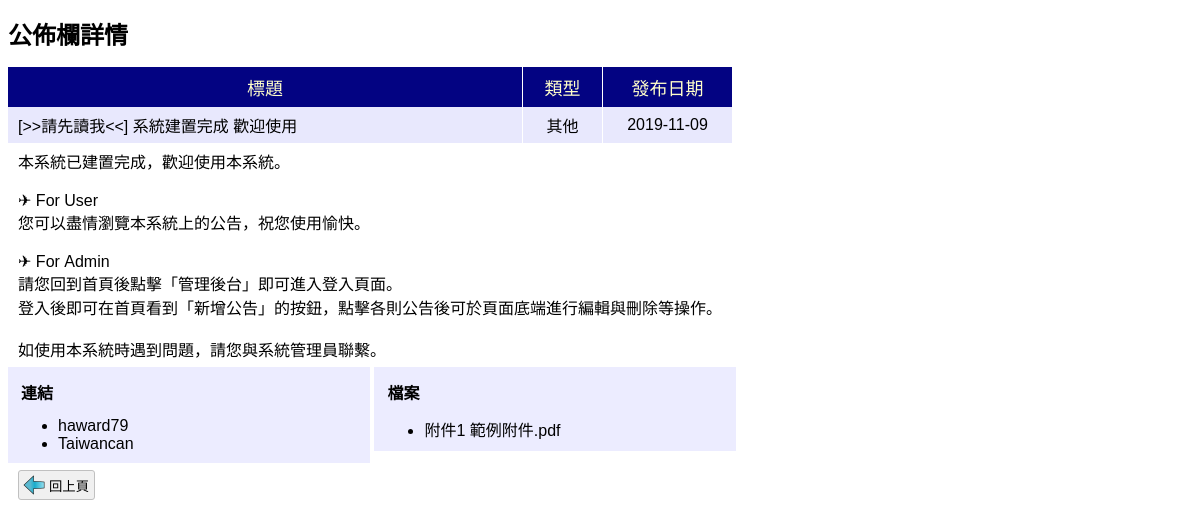
Screenshot of /bulletinBoard/detail.php?id=1 with the database file from the repository.
### tables this page shows
CREATE TABLE `bulletin` (
  `id` int(11) NOT NULL,
  `title` text NOT NULL,
  `content` text NOT NULL,
  `type` int(11) NOT NULL,
  `datetime` datetime NOT NULL,
  `link` text NOT NULL,
  `file` text NOT NULL
);

### bulletinBoard/php/database.php (called while the page is built, shortened)
<?php
    function mysqlQuery($sqlSyntax)
    {
        $dbCon = mysqli_connect('localhost', 'username', 'password', 'bulletinBoard');
        mysqli_query($dbCon, 'SET NAMES UTF8;');
        $dbRetrieve = mysqli_query($dbCon, $sqlSyntax);
        return $dbRetrieve;
    }

### bulletinBoard/php/bulletin.php (called while the page is built, shortened)
<?php
    class BulletinType
    {
        static public function numberToName($number)
        {
            switch((int)$number)
            {
                case 5:
                    return '其他';
            }
        }
    }
    class BulletinLink
    {
        private $size = 0;
        private $linkName = array();
        private $linkUrl = array();
        public function __construct($linkString)
        {
            $linkParse = explode("\n", $linkString);
            $this->size = (int)floor(sizeof($linkParse)/2);
            for($i=0; $i<$this->size; ++$i)
            {
                $this->linkName[$i] = $linkParse[2*$i];
                $this->linkUrl[$i] = $linkParse[2*$i+1];
            }
        }
        public function getSize() { return $this->size; }
        public function getLinkName($index)
        {
            if($index>=0 && $index<$this->size)
                return $this->linkName[$index];
            else
                return '';
        }
        public function getLinkUrl($index)
        {
            if($index>=0 && $index<$this->size)
                return $this->linkUrl[$index];
            else
                return '';
        }
    }
    class BulletinFile
    {
        private $size = 0;
        private $fileName = array();
        private $fileUrl = array();
        public function __construct($fileString)
        {
            $fileParse = explode("\n", $fileString);
            $this->size = (int)floor(sizeof($fileParse)/2);
            for($i=0; $i<$this->size; ++$i)
            {
                $this->fileName[$i] = $fileParse[2*$i];
                $this->fileUrl[$i] = $fileParse[2*$i+1];
            }
        }
        public function getSize() { return $this->size; }
        public function getFileName($index)
        {
            if($index>=0 && $index<$this->size)
                return $this->fileName[$index];
            else
                return '';
        }
        public function getFileUrl($index)
        {
            if($index>=0 && $index<$this->size)
                return $this->fileUrl[$index];
            else
                return '';
        }
    }

### bulletinBoard/detail.php (the view, shortened to what this page needs)
<?php require_once('php/database.php'); ?>
<?php require_once('php/bulletin.php'); ?>
<?php require_once('php/string.php'); ?>
<!DOCTYPE html>
<html>
    <head>
        <link rel="stylesheet" href="css/common.css" />
        <link rel="stylesheet" href="css/form.css" />
        <link rel="stylesheet" href="css/bulletin.css" />
    </head>
    <body>
        <header>
            <h1>公佈欄詳情</h1>
        </header>
        <section>
            <table class="bulletin_table bulletin_table_zebraTexture">
                <thead>
                    <tr>
                        <th>標題</th>
                        <th class="bulletin_column_type">類型</th>
                        <th class="bulletin_column_datetime">發布日期</th>
                    </tr>
                </thead>
                <tbody>
                    <?php
                        $dbRetrieve = mysqlQuery('SELECT * FROM `bulletin` WHERE `id`='.$_GET['id'].' ORDER BY `datetime` DESC LIMIT 1;');
                        if(mysqli_num_rows($dbRetrieve) == 0)
                        {
                            echo
                            '
                            <tr>
                                <td colspan="3">該公告不存在喔！</td>
                            </tr>
                            '."\n";
                        }
                        else
                        {
                            $dbExtract = mysqli_fetch_assoc($dbRetrieve);
                            echo
                            '
                            <tr></tr>
                            <tr>
                                <td>'.toHtml($dbExtract['title']).'</td>
                                <td class="bulletin_column_type">'.BulletinType::numberToName($dbExtract['type']).'</td>
                                <td class="bulletin_column_datetime">'.explode(' ', $dbExtract['datetime'])[0].'</td>
                            </tr>
                            '."\n";
                            echo
                            '
                            <tr>
                                <td colspan="3">'.toHtml($dbExtract['content']).'</td>
                            </tr>
                            '."\n";
                            echo '
                            <tr>
                                <td class="bulletin_column_linkFile" colspan="3">
                            '."\n";
                                    $linksObj = new BulletinLink($dbExtract['link']);
                                    echo
                                    '
                                    <div class="bulletin_column_linkDetail">
                                        <h1>連結</h1>
                                        <ul>
                                    '."\n";
                                            if($linksObj->getSize() == 0)
                                                echo '<li><i>沒有連結</i></li>'."\n";
                                            else
                                            {
                                                for($i=0; $i<$linksObj->getSize(); ++$i)
                                                    echo '<li><a href="'.toHtml($linksObj->getLinkUrl($i)).'" target="_blank">'.toHtml($linksObj->getLinkName($i)).'</a></li>'."\n";
                                            }
                                    echo
                                    '
                                        </ul>
                                    </div>
                                    '."\n";
                                    $filesObj = new BulletinFile($dbExtract['file']);
                                    echo
                                    '
                                    <div class="bulletin_column_fileDetail">
                                        <h1>檔案</h1>
                                        <ul>
                                    '."\n";
                                            if($filesObj->getSize() == 0)
                                                echo '<li><i>沒有檔案</i></li>'."\n";
                                            else
                                            {
                                                for($i=0; $i<$filesObj->getSize(); ++$i)
                                                    echo '<li><a href="download.php?filename='.toHtml($filesObj->getFileUrl($i)).'&name='.toHtml($filesObj->getFileName($i)).'" target="_blank">'.toHtml($filesObj->getFileName($i)).'</a></li>'."\n";
                                            }
                                    echo
                                    '
                                        </ul>
                                    </div>
                                    '."\n";
                            echo '
                                </td>
                            </tr>
                            '."\n";
                            echo '
                            <tr>
                                <td class="" colspan="3">
                            '."\n";
                                    echo '
                                        <input class="input_button input_button_withIcon" type="button" value="回上頁" onClick="window.location=\'index.php\';" style="background-image:url(\'image/icon_goBack.png\');" />
                                    '."\n";
                            echo '
                                </td>
                            </tr>
                            '."\n";
                        }
                    ?>
                </tbody>
            </table>
        </section>
    </body>
</html>

### bulletinBoard/php/string.php (shortened to what this page needs)
<?php
    function toHtml($str)
    {
        $str = str_replace(' ', '&nbsp;', $str);
        $str = str_replace("\n", '<br />', $str);
        $str = str_replace('"', '&quot;', $str);
        $str = str_replace('\'', '&apos;', $str);
        return $str;
    }

### bulletinBoard/css/common.css (style rules this page uses)
* { box-sizing: border-box; }
body { width: 768px; }
header h1 { font-family: 'Times New Roman'; font-size: 24px; }
section { margin-bottom: 20px; }
a:link, a:visited { color: black; text-decoration: none; }

### bulletinBoard/css/form.css (style rules this page uses)
.input_button { padding: 3px 5px; height: 30px; background-color: #f0f0f0; border: 1px solid silver; border-radius: 3px; }
.input_button_withIcon { padding-left: 30px; background-repeat: no-repeat; background-position: left center; background-size: 30px 30px; }

### bulletinBoard/css/bulletin.css (style rules this page uses)
.bulletin_table { border-collapse: collapse; }
.bulletin_table th { padding: 7px 20px; border-right: 1px solid #ffffff; color: #fffec9; background-color: #030382; font-family: 'Times New Roman'; font-size: 18px; font-weight: normal; }
.bulletin_table td { padding: 6px 10px; border-right: 1px solid #ffffff; font-family: 微軟正黑體, Arial; font-size: 16px; }
.bulletin_table_zebraTexture tr:nth-child(even) td { background-color: #e8e8fd; }
.bulletin_column_type { width: 80px; min-width: 80px; max-width: 80px; text-align: center; }
.bulletin_column_datetime { width: 130px; min-width: 130px; max-width: 130px; text-align: center; }
.bulletin_column_linkFile { padding: 0px !important; background-color: transparent !important; white-space: nowrap; }
.bulletin_column_linkDetail { display: inline-block; width: 50%; vertical-align: top; border-bottom: 1px solid #ffffff; background-color: #ececff; white-space: normal; }
.bulletin_column_linkDetail h1 { margin: 10px; padding: 3px; font-family: 微軟正黑體, Arial; font-size: 16px; font-weight: bold; }
.bulletin_column_fileDetail { display: inline-block; width: 50%; vertical-align: top; border-bottom: 1px solid #ffffff; background-color: #ececff; white-space: normal; }
.bulletin_column_fileDetail h1 { margin: 10px; padding: 3px; font-family: 微軟正黑體, Arial; font-size: 16px; font-weight: bold; }
.bulletin_table ul, .bulletin_table ol { margin: 10px; }

### rows the page displays
bulletin: title "[>>請先讀我<<] 系統建置完成 歡迎使用 本系統已建置完成，歡迎使用本系統。 ✈ For User 您可以盡情瀏覽本系統上的公告，祝您使用愉快。 ✈ For Admin 請您回到首頁後點擊「管理後台」即可進入登入頁面。 登入後即可在首頁看到「新增公告」的按鈕，點擊各則公告後可於頁面底端進行編輯與刪除等操作。 如使用本系統時遇到問題，請您與系統管理員聯繫。", type "其他", datetime "2019-11-09"

### other values shown
str_replace("\n", '<br />', $str) "haward79"
str_replace("\n", '<br />', $str) "Taiwancan"
str_replace("\n", '<br />', $str) "附件1 範例附件.pdf"
